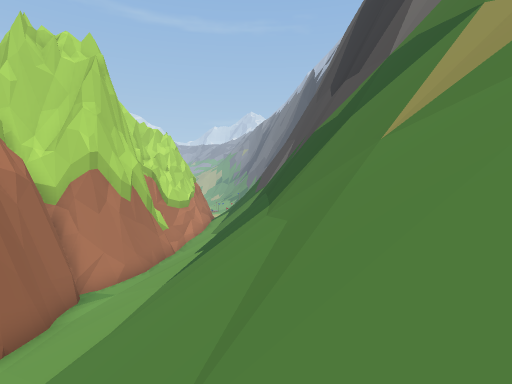
View 1 (above)

14 first-person views from a walk through a Unity game level. The camera is 1.5 m above the floor, looks level and sees 75° across. Doors are open. The floor is counted in squares, 2 m on a side. Each view is taken from the middle of a square. On the plan, view 1 faces up. The plan holds only what a view shows up to about 11 squares ahead; the rest is blank. The place goes on beyond the plan. The player is left out.

View 2
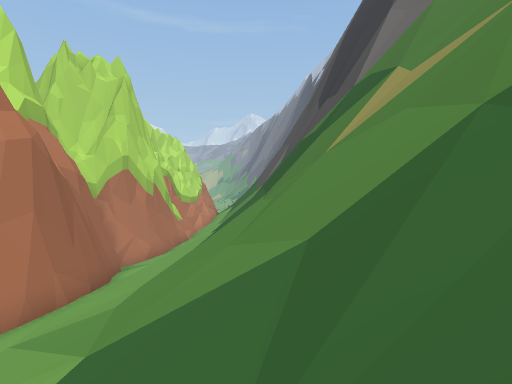

View 3
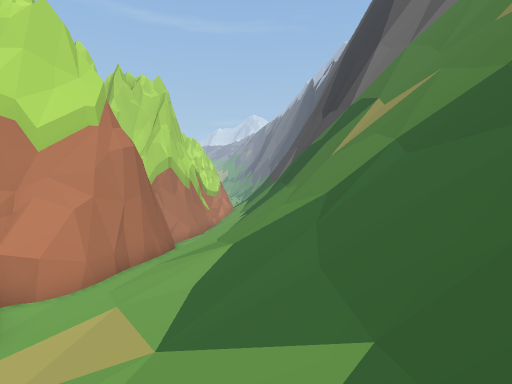

View 4
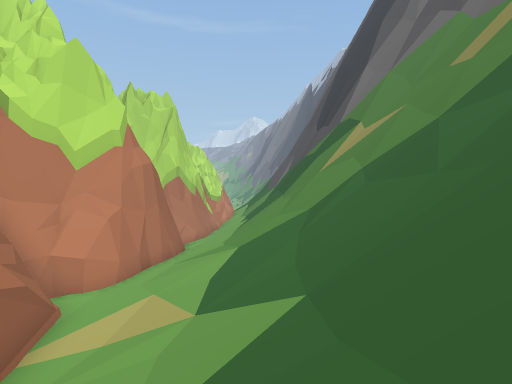

View 5
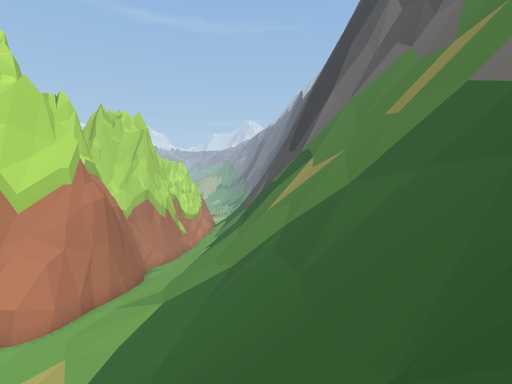

View 6
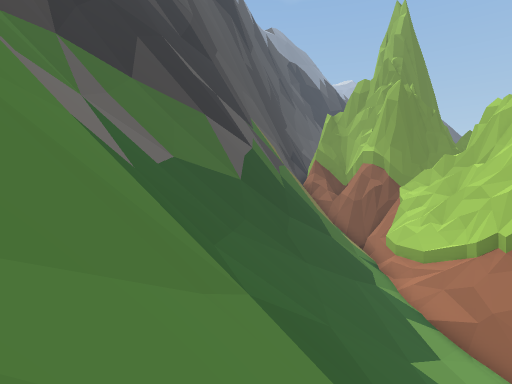

View 7
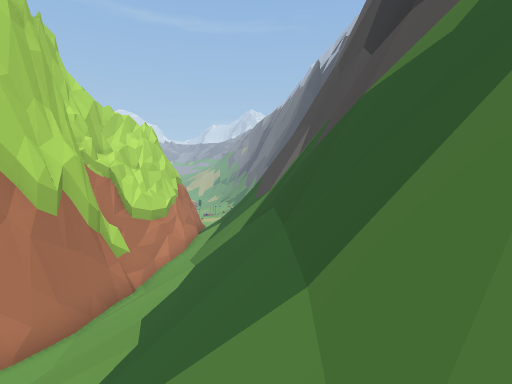

View 8
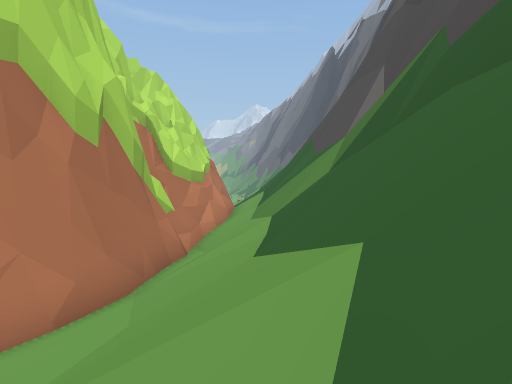

View 9
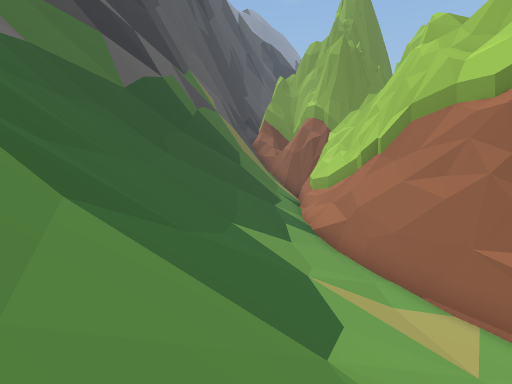

View 10
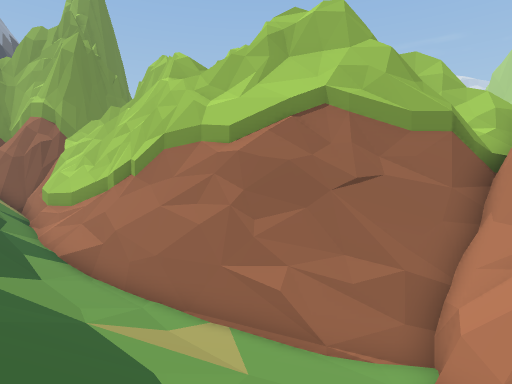

View 11
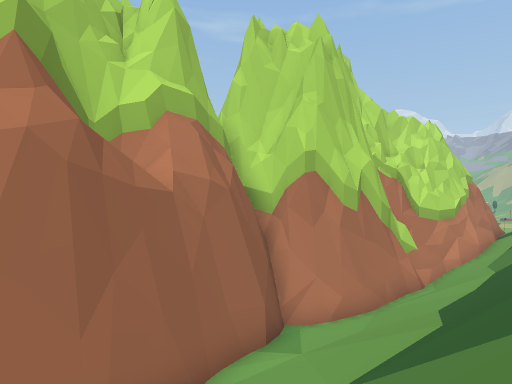

View 12
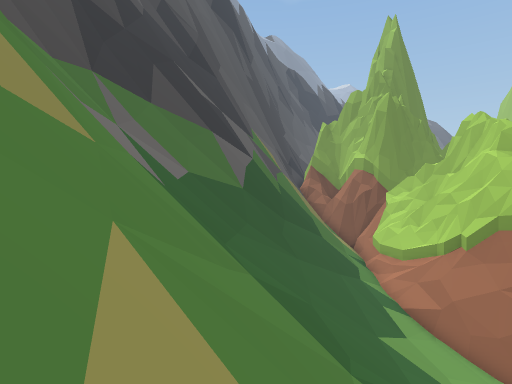

View 13
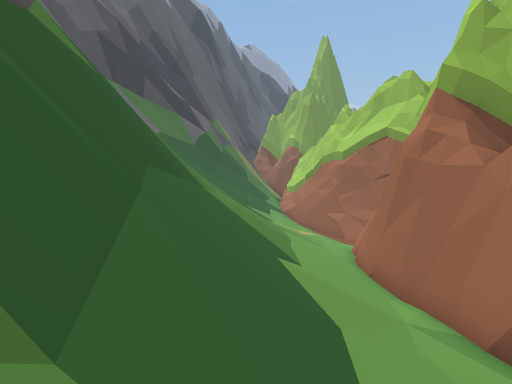

View 14
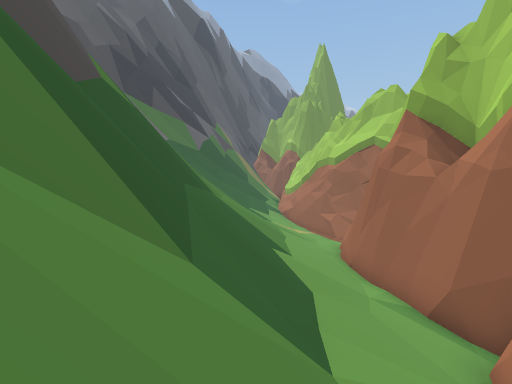

### Floor plan
Key: @ floor where view 1 was taken; # wall or solid block; . main floor; : floor 0.5 m higher than the main floor; / step, stairs or slope; = window, fence, low wall or low ledge.
Columns run from 7 left of view 1 to 7 right of it. Each row starts with its distance up from view 1.
 17    #////#
 16    #////#
 15    #///##
 14   ##///##
 13   #////##
 12  ##/////#
 11  #//////#
 10  #//////#
  9  ##.////#
  8   #.////####
  7   #/////####
  6   #.////##=##
  5   #.////##=##
  4   #.///////###
  3   #.////////##
  2   #:////////##
  1 ###:///////###
  0 #/.:///@///####
 -1 ##.://///////##
 -2  #/://///////##
 -3  ##./////////#
 -4   #.///////////
 -5   #:///////////
 -6   ##//////////#
 -7    #/////////##
 -8    #////////###
 -9    #/////####

Positions as (right, up) in squares from view 1, and headings:
1: (0, 0), facing up
2: (0, -3), facing up
3: (-1, -7), facing up
4: (-1, -9), facing up
5: (1, -9), facing up
6: (3, 2), facing down
7: (0, 5), facing up
8: (-2, 7), facing up
9: (-1, 2), facing down
10: (0, 2), facing down-left
11: (0, 4), facing up-left
12: (3, 4), facing down
13: (-1, 15), facing down
14: (-1, 17), facing down
